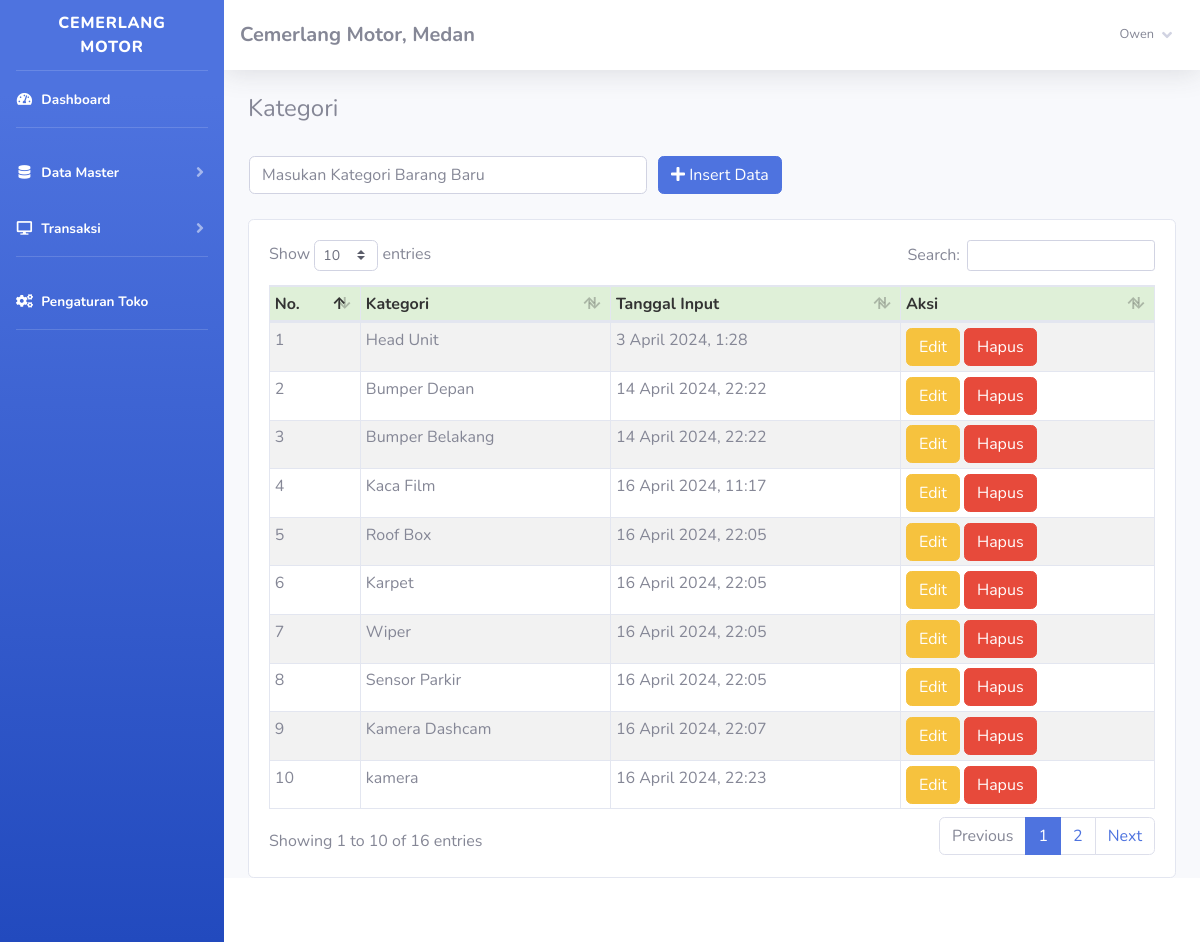
Screenshot of /index.php?page=kategori (signed in) with the database file from the repository.
### tables this page shows
CREATE TABLE `toko` (
  `id_toko` int(11) NOT NULL,
  `nama_toko` varchar(255) NOT NULL,
  `alamat_toko` text NOT NULL,
  `tlp` varchar(255) NOT NULL,
  `nama_pemilik` varchar(255) NOT NULL
);

CREATE TABLE `member` (
  `id_member` int(11) NOT NULL,
  `nm_member` varchar(255) NOT NULL,
  `alamat_member` text NOT NULL,
  `telepon` varchar(255) NOT NULL,
  `email` varchar(255) NOT NULL,
  `gambar` text NOT NULL,
  `NIK` text NOT NULL,
  `levelrole` enum('Owner','Pembelian','Penjualan') NOT NULL DEFAULT 'Owner'
);

CREATE TABLE `kategori` (
  `id_kategori` int(11) NOT NULL,
  `nama_kategori` varchar(255) NOT NULL,
  `tgl_input` varchar(255) NOT NULL
);

### fungsi/view/view.php (called while the page is built, shortened)
<?php
class view
{
    protected $db;
    public function __construct($db)
    {
        $this->db = $db;
    }
    public function member_edit($id)
    {
        $sql = "select member.*, login.*
                from member inner join login on member.id_member = login.id_member
                where member.id_member= ?";
        $row = $this-> db -> prepare($sql);
        $row -> execute(array($id));
        $hasil = $row -> fetch();
        return $hasil;
    }
    public function toko()
    {
        $sql = "select*from toko where id_toko='1'";
        $row = $this-> db -> prepare($sql);
        $row -> execute();
        $hasil = $row -> fetch();
        return $hasil;
    }
    public function kategori()
    {
        $sql = "select*from kategori";
        $row = $this-> db -> prepare($sql);
        $row -> execute();
        $hasil = $row -> fetchAll();
        return $hasil;
    }
}

### admin/module/kategori/index.php (the view, shortened to what this page needs)
<h4>Kategori</h4>
<br />
<?php
	if(!empty($_GET['uid'])){
	$sql = "SELECT * FROM kategori WHERE id_kategori = ?";
	$row = $config->prepare($sql);
	$row->execute(array($_GET['uid']));
	$edit = $row->fetch();
?>
<form method="POST" action="fungsi/edit/edit.php?kategori=edit">
    <table>
        <tr>
            <td style="width:25pc;"><input type="text" class="form-control" value="<?= $edit['nama_kategori'];?>"
                    required name="kategori" placeholder="Masukan Kategori Barang Baru">
                <input type="hidden" name="id" value="<?= $edit['id_kategori'];?>">
            </td>
            <td style="padding-left:10px;"><button id="tombol-simpan" class="btn btn-primary"><i class="fa fa-edit"></i>
                    Ubah Data</button></td>
        </tr>
    </table>
</form>
<?php }else{?>
<form method="POST" action="fungsi/tambah/tambah.php?kategori=tambah">
    <table>
        <tr>
            <td style="width:25pc;"><input type="text" class="form-control" required name="kategori"
                    placeholder="Masukan Kategori Barang Baru"></td>
            <td style="padding-left:10px;"><button id="tombol-simpan" class="btn btn-primary"><i class="fa fa-plus"></i>
                    Insert Data</button></td>
        </tr>
    </table>
</form>
<?php }?>
<br />
<div class="card card-body">
    <div class="table-responsive">
        <table class="table table-bordered table-striped table-sm" id="example1">
            <thead>
                <tr style="background:#DFF0D8;color:#333;">
                    <th>No.</th>
                    <th>Kategori</th>
                    <th>Tanggal Input</th>
                    <th>Aksi</th>
                </tr>
            </thead>
            <tbody>
                <?php
				$hasil = $lihat -> kategori();
				$no=1;
				foreach($hasil as $isi){
			?>
                <tr>
                    <td><?php echo $no;?></td>
                    <td><?php echo $isi['nama_kategori'];?></td>
                    <td><?php echo $isi['tgl_input'];?></td>
                    <td>
                        <a href="index.php?page=kategori&uid=<?php echo $isi['id_kategori'];?>"><button
                                class="btn btn-warning">Edit</button></a>
                        <a href="fungsi/hapus/hapus.php?kategori=hapus&id=<?php echo $isi['id_kategori'];?>"
                            onclick="javascript:return confirm('Hapus Data Kategori ?');"><button
                                class="btn btn-danger">Hapus</button></a>
                    </td>
                </tr>
                <?php $no++; }?>
            </tbody>
        </table>
    </div>
</div>

### admin/template/sidebar.php (shortened to what this page needs)
<?php
    $id = $_SESSION['admin']['id_member'];
    $hasil_profil = $lihat -> member_edit($id);
?>
<ul class="navbar-nav bg-gradient-primary sidebar sidebar-dark accordion" id="accordionSidebar">
    <a class="sidebar-brand d-flex align-items-center justify-content-center" href="index.php">
        <div class="sidebar-brand-text mx-3">Cemerlang Motor<sup></sup></div>
    </a>
    <hr class="sidebar-divider my-0">
    <li class="nav-item active">
        <a class="nav-link" href="index.php">
            <i class="fas fa-fw fa-tachometer-alt"></i>
            <span>Dashboard</span></a>
    </li>
    <hr class="sidebar-divider">
    <li class="nav-item active">
        <a class="nav-link collapsed" href="#" data-toggle="collapse" data-target="#collapseTwo" aria-expanded="true"
            aria-controls="collapseTwo">
            <i class="fas fa-fw fa-database"></i>
            <span>Data Master</span>
        </a>
    </li>
    <li class="nav-item active">
        <a class="nav-link collapsed" href="#" data-toggle="collapse" data-target="#collapse3" aria-expanded="true"
            aria-controls="collapse3">
            <i class="fas fa-fw fa-desktop"></i>
            <span>Transaksi</span>
        </a>
    </li>
    <hr class="sidebar-divider">
    <li class="nav-item active">
        <a class="nav-link" href="index.php?page=pengaturan">
            <i class="fas fa-fw fa-cogs"></i>
            <span>Pengaturan Toko</span></a>
    </li>
    <hr class="sidebar-divider d-none d-md-block">
</ul>
<div id="content-wrapper" class="d-flex flex-column">
    <div id="content">
        <nav class="navbar navbar-expand navbar-light bg-white topbar mb-4 static-top shadow">
            <h5 class="d-lg-block d-none mt-2"><b><?php echo $toko['nama_toko'];?>, <?php echo $toko['alamat_toko'];?></b></h5>
            <ul class="navbar-nav ml-auto">
                <li class="nav-item dropdown no-arrow">
                    <a class="nav-link dropdown-toggle" href="#" id="userDropdown" role="button" data-toggle="dropdown"
                        aria-haspopup="true" aria-expanded="false">
                        <span
                            class="mr-2 d-none d-lg-inline text-gray-600 small ml-2"><?php echo $hasil_profil['nm_member'];?></span>
                        <i class="fas fa-angle-down"></i>
                    </a>
                </li>
            </ul>
        </nav>
        <div class="container-fluid">

### rows the page displays
toko: nama_toko "Cemerlang Motor", alamat_toko "Medan"
kategori: nama_kategori "Head Unit", tgl_input "3 April 2024, 1:28"
kategori: nama_kategori "Bumper Depan", tgl_input "14 April 2024, 22:22"
kategori: nama_kategori "Bumper Belakang", tgl_input "14 April 2024, 22:22"
kategori: nama_kategori "Kaca Film", tgl_input "16 April 2024, 11:17"
kategori: nama_kategori "Roof Box", tgl_input "16 April 2024, 22:05"
kategori: nama_kategori "Karpet", tgl_input "16 April 2024, 22:05"
kategori: nama_kategori "Wiper", tgl_input "16 April 2024, 22:05"
kategori: nama_kategori "Sensor Parkir", tgl_input "16 April 2024, 22:05"
kategori: nama_kategori "Kamera Dashcam", tgl_input "16 April 2024, 22:07"
kategori: nama_kategori "kamera", tgl_input "16 April 2024, 22:23"

### other values shown
$hasil_profil['nm_member'] "Owen"
